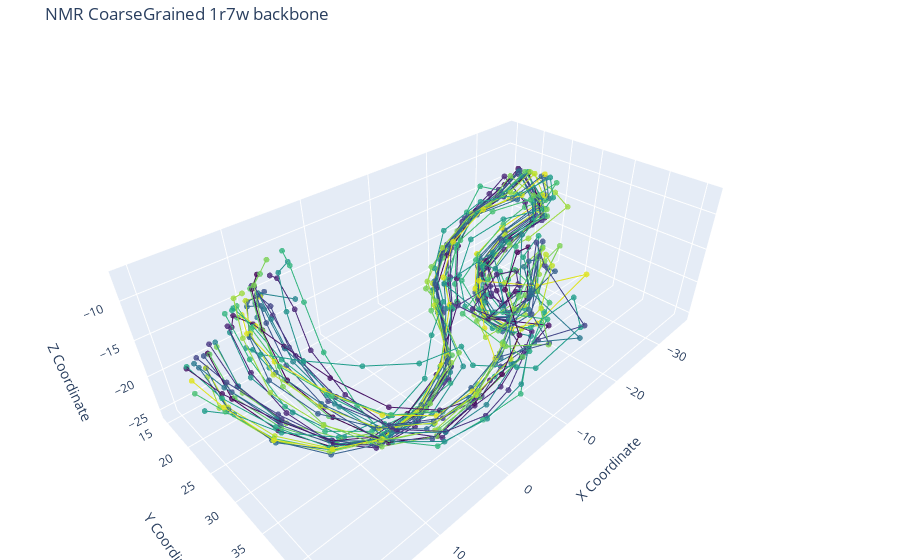

Source (notebook cell):
### Code cell
pdb_path=pathify_pdb('1r7w')
cg_mol=rna_io.read(pdb_path, "PDB", coarse_grained=True, atom_name="C1'") #atom_name is optional, default is "C1'"

fig=plot_molecule(cg_mol, name='NMR CoarseGrained 1r7w backbone')

# save html
fig.write_html('1r7w_cg_backbone.html')
